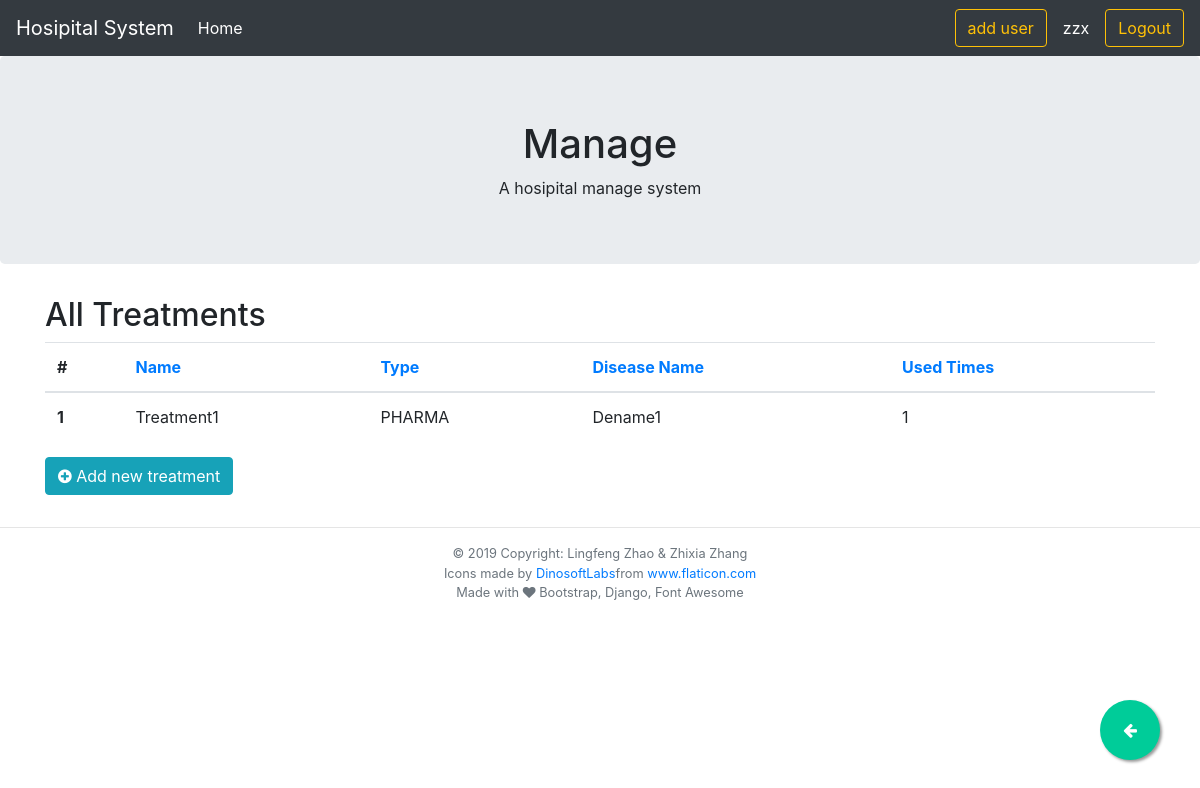
/treatment/ (signed in), run on an earlier commit of the app's database.
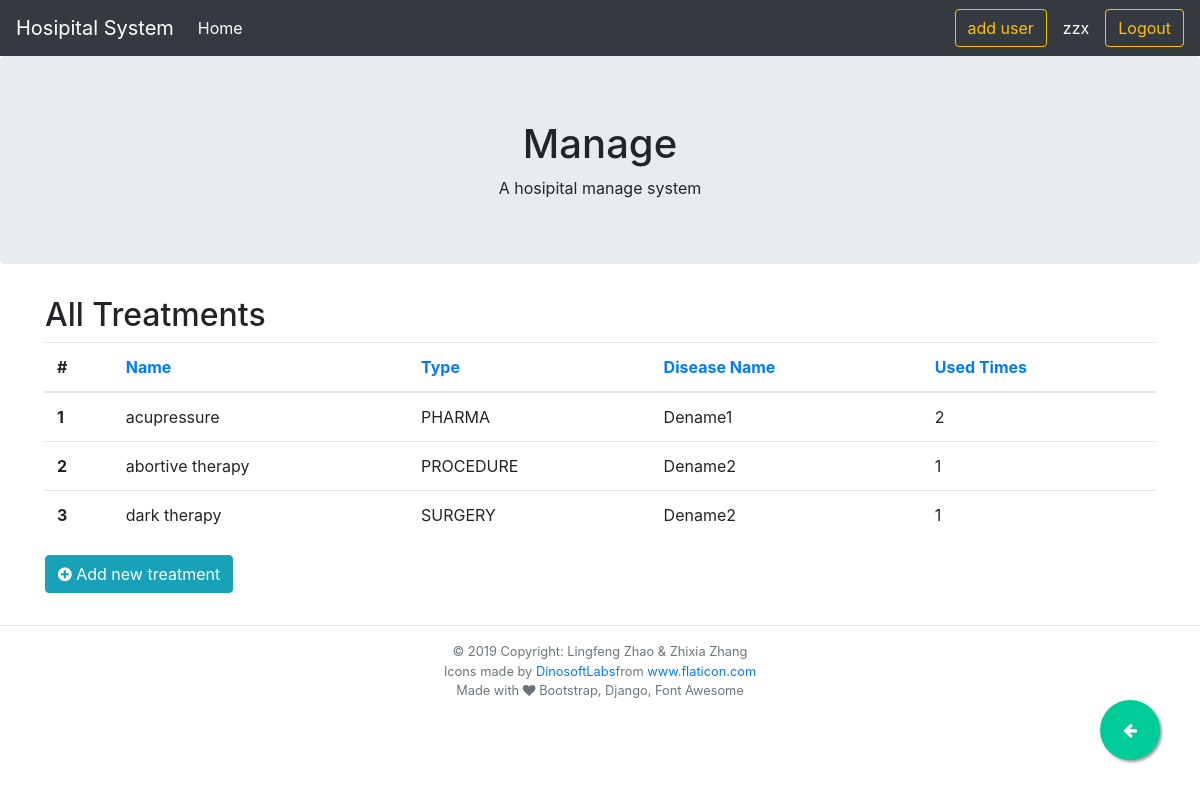
And on a later commit of the database.
### hospital/models.py (models this page shows, shortened)
class Treatment(models.Model):
    TYPE = [("PHARMA", "Pharma"), ("PROCEDURE", "Procedure"), ("SURGERY", "Surgery")]
    tid = models.AutoField(primary_key=True)
    tname = models.CharField(max_length=50)
    ttype = models.CharField(max_length=10,choices=TYPE)
    deid = models.ForeignKey(Disease, models.DO_NOTHING, db_column="deid")
    class Meta:
        db_table = "treatment"

class Disease(models.Model):
    deid = models.CharField(primary_key=True, max_length=6)
    dename = models.CharField(max_length=30)
    def __str__(self):
        return f"({self.deid}): {self.dename}"
    class Meta:
        db_table = "disease"

### hospital/views.py (the view, shortened to what this page needs)
# urls.py: path("treatment/", views.TreatmentView.as_view(), name="treatments"),
class TreatmentView(generic.ListView):
    model = Treatment
    template_name = "treatments.html"
    def get_context_data(self, **kwargs):
        context = super().get_context_data(**kwargs)
        context["treatment_form"] = TreatmentForm()
        return context
    def get_queryset(self):
        order = self.request.GET.get("order")
        order = {"name":"tname","type": "ttype", "diease": "deid", "count": "count"}.get(order)
        return super().get_queryset()

### hospital/templates/treatments.html (shortened to what this page needs)
{% extends 'base.html' %}
{% block content %}
<h2>All Treatments</h2>
{% if treatment_list %}
<table class="table table-hover">
    <thead>
        <tr>
            <th scope="col">#</th>
            <th scope="col"><a href="?order=name">Name</a></th>
            <th scope="col"><a href="?order=type">Type</a></th>
            <th scope="col"><a href="?order=diease">Disease Name</a></th>
            <th scope="col"><a href="?order=count">Used Times</a></th>
        </tr>
    </thead>
    <tbody>
        {% for treatment in treatment_list %}
        <tr>
            <th scope="row">{{forloop.counter}}</th>
            <td>{{ treatment.tname }}</td>
            <td>{{ treatment.ttype }}</td>
            <td>{{ treatment.deid.dename }}</td>
            <td>{{ treatment.patienttreatment_set.count }}</td>
        </tr>
        {% endfor %}
    </tbody>
</table>
{% else %}
<p>No treatment are available.</p>
{% endif %}
{% if user.is_authenticated %}
<button type="button" class="btn btn-info" data-toggle="modal" data-target="#addTreatmentModal">
    <i class="fa fa-plus-circle"></i> Add new treatment
</button>
{% endif %}
{% endblock content %}

What changed in the data, as far as the page shows it:
changed Treatment "PHARMA": tname "Treatment1" → "acupressure"; patienttreatment_set.count "1" → "2"
added Treatment: tname "abortive therapy", ttype "PROCEDURE", deid.dename "Dename2", patienttreatment_set.count "1"
added Treatment: tname "dark therapy", ttype "SURGERY", deid.dename "Dename2", patienttreatment_set.count "1"
